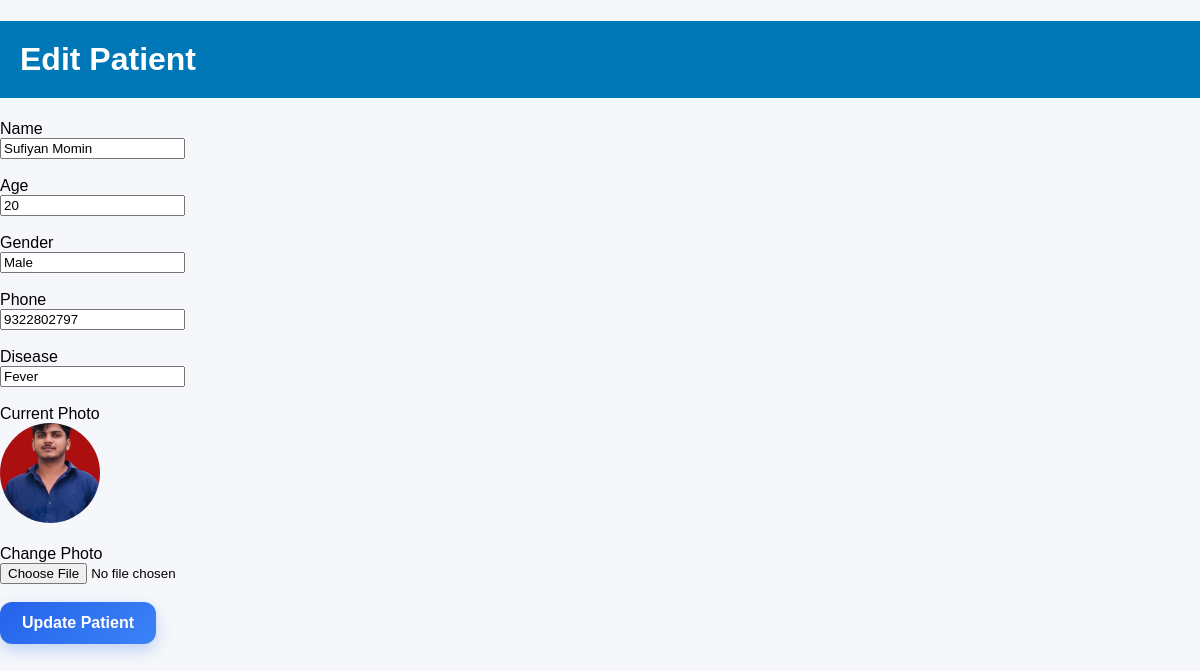
The app's page /edit_patient/1 with its own data.
### tables this page shows
CREATE TABLE patients(
        id INTEGER PRIMARY KEY AUTOINCREMENT,
        name TEXT,
        age INTEGER,
        gender TEXT,
        phone TEXT,
        disease TEXT
        , photo TEXT, created_at TEXT);

### app.py (the view, shortened to what this page needs)
@app.route("/edit_patient/<int:id>",methods=["GET","POST"])
def edit_patient(id):
    conn=sqlite3.connect("database.db")
    cursor=conn.cursor()
    cursor.execute("SELECT * FROM patients WHERE id=?",(id,))
    patient=cursor.fetchone()
    conn.close()
    return render_template("edit_patient.html",patient=patient)

### templates/edit_patient.html (shortened to what this page needs)
<!doctype html>
<html>
    <head>
        <link rel="stylesheet" href="{{ url_for('static',filename='css/style.css') }}">
    </head>
    <body>
        <h1>Edit Patient</h1>
        <form method="POST" enctype="multipart/form-data">
            <label>Name</label><br>
            <input type="text" name="name" value="{{ patient[1] }}"><br><br>
            <label>Age</label><br>
            <input type="number" name="age" value="{{ patient[2] }}"><br><br>
            <label>Gender</label><br>
            <input type="text" name="gender" value="{{ patient[3] }}"><br><br>
            <label>Phone</label><br>
            <input type="text" name="phone" value="{{ patient[4] }}"><br><br>
            <label>Disease</label><br>
            <input type="text" name="disease" value="{{ patient[5] }}"><br><br>
            <label>Current Photo</label><br>
            {% if patient[6] %}
                <img src="{{ url_for('static', filename='uploads/' + patient[6]) }}"
                width="100"
                height="100"
                style="border-radius:50%; object-fit:cover;"><br><br>
            {% else %}
                <p>No Photo</p>
            {% endif %}
<label>Change Photo</label><br>
<input type="file" name="photo" accept="image/*"><br><br>
            <button type="submit">Update Patient</button>
        </form>
    </body>
</html>

### static/css/style.css (style rules this page uses)
body { margin: 0; padding: 0; font-family: Arial,sans-serif; background:#f5f7fa }
h1 { background-color: #0077b6; color: white; padding:20px; }
button { background:linear-gradient(135deg,#2563eb,#3b82f6); color:white; padding:12px 22px; border:none; border-radius:12px; font-size:16px; font-weight:600; cursor:pointer; transition:0.3s ease; box-shadow:0 6px 15px rgba(37,99,235,.25); }
button { transition:0.3s; }

### records on screen
patients: name "Sufiyan Momin", age "20", gender "Male", phone "9322802797", disease "Fever", photo (picture)
